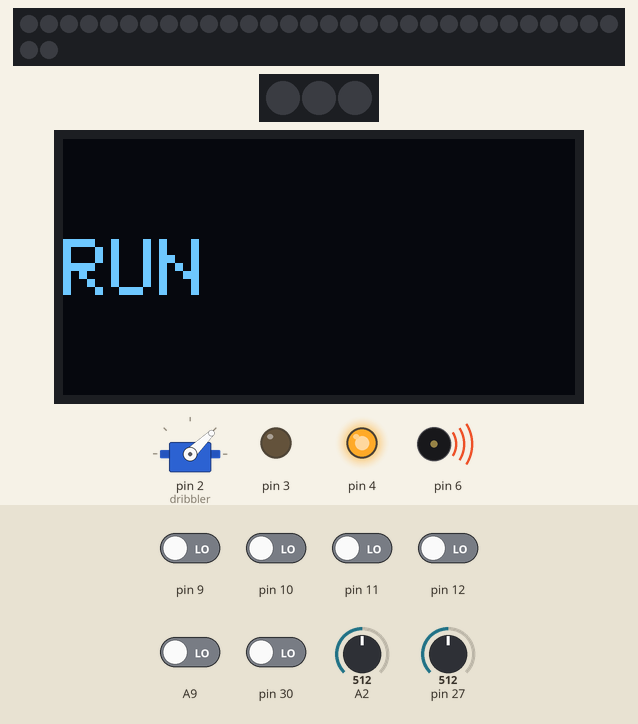
Recording of a program running on a simulated Teensy 4. Shown: 32 RGB LEDs in strip order, left to right, continuing on the next row, 3 RGB LEDs in strip order, left to right, 128×64 one-colour display, servo, output pins drawn as LEDs (lit = HIGH), buzzer (waves = sounding). Wiring (inferred from the names in the program): L3G4200D gyroscope at I2C address 0x6A. Inputs (shaded band) come from the test bench; at power-on: A9, pin 9–12, pin 30 LOW, A2 = 512, pin 27 = 512. What the program prints to the serial monitor is not drawn.

Above: at 3.0 s.
3.1 s: pin 10 driven HIGH
At 3.5 s:
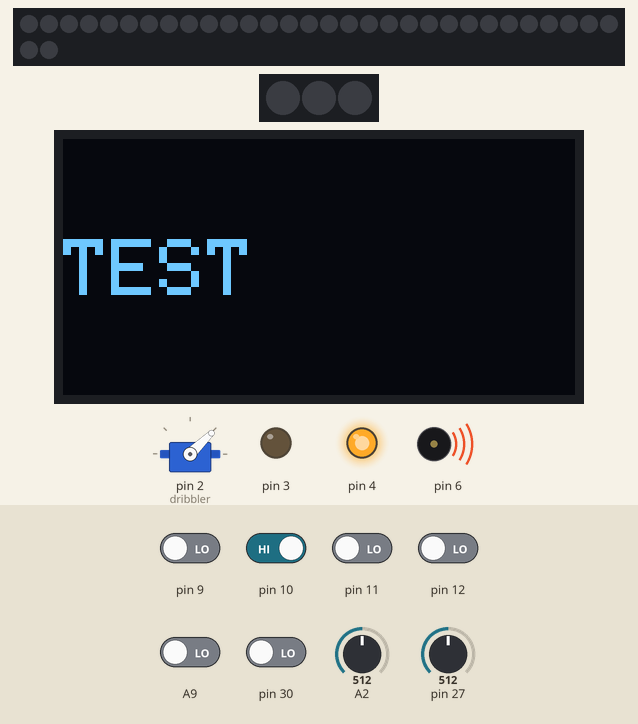
4.6 s: pin 11 driven HIGH
At 5.8 s:
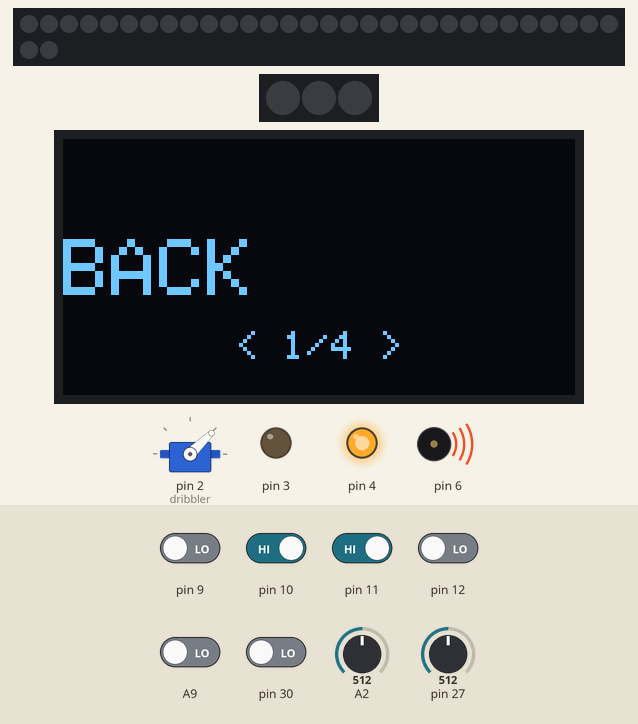
6.1 s: pin 12 driven HIGH
At 7.1 s:
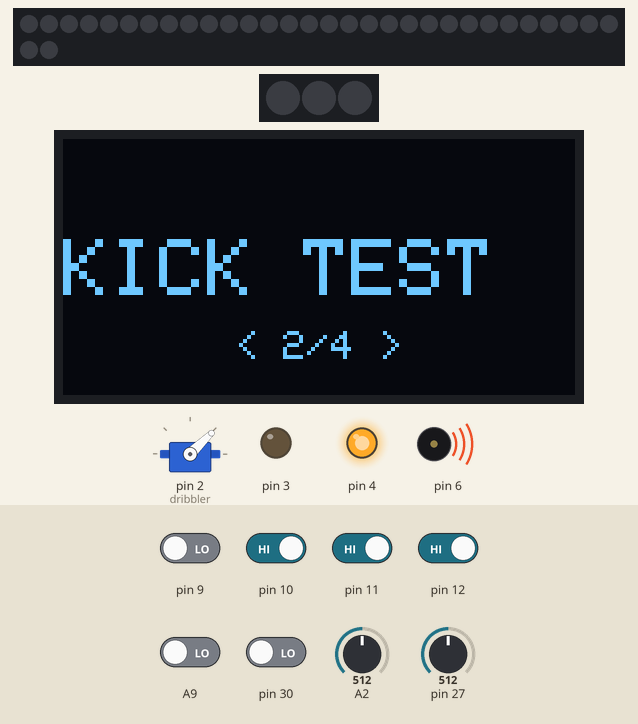
7.6 s: A2 set to 501
At 8.9 s:
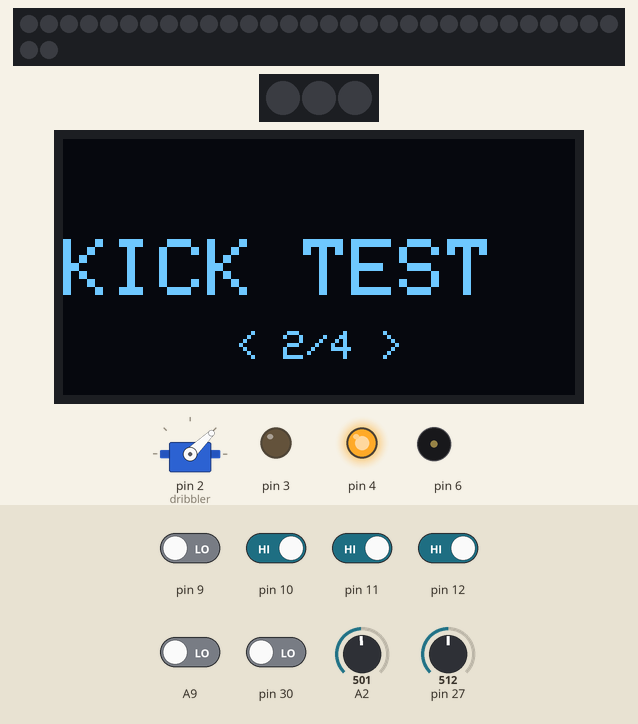
9.2 s: A2 set to 716
At 10.2 s:
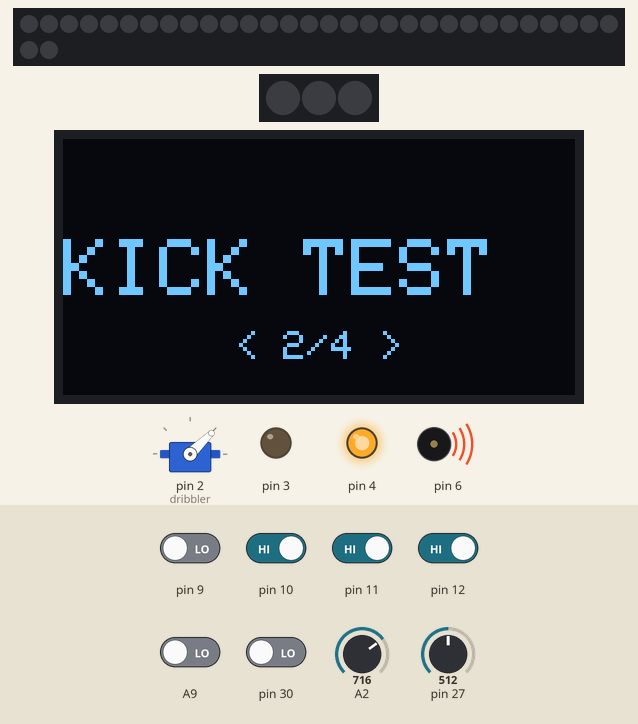
10.7 s: A2 set to 511
At 11.4 s:
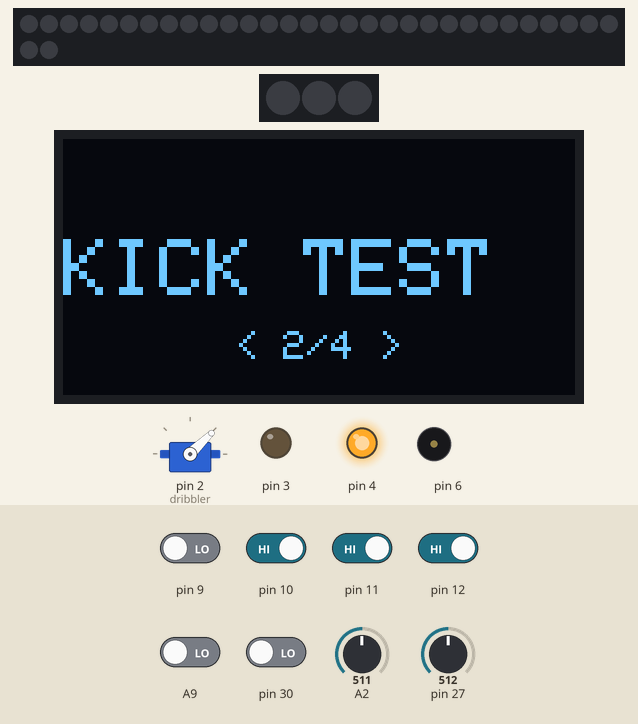
Timing chart, 0 to 13.3 s (numbered marks = the images above; inputs shaded):
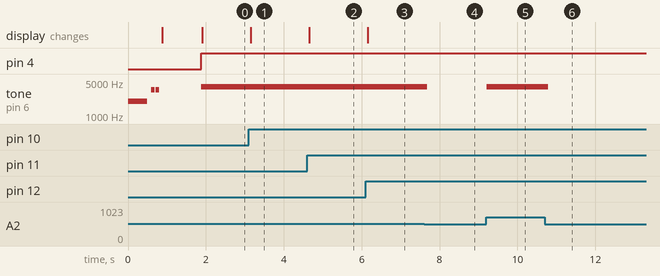

The program:

main.cpp
```cpp
#include <Arduino.h>
#include <Adafruit_NeoPixel.h>
#include <Wire.h>
#include <Servo.h>

#include "sensors_variables.hpp"
#include "serial_receive.hpp"

#include "line.hpp"
#include "line_test.hpp"
#include "attacker.hpp"
#include "defender.hpp"
#include "neopixel.hpp"

#include "l3gd20h.hpp"
#include "vector.hpp"
#include "button.hpp"
#include "toggle.hpp"
#include "kicker.hpp"
#include "motor.hpp"

#include "ui.hpp"

L3GD20H l3gd20h(27);

Button btEnter;
Button btLeft;
Button btRight;
Button btGyroReset;

Toggle tgRun;

Kicker kicker;

Servo dribbler;

bool is_able_to_run;
int type_of_run;

extern bool is_dribbler_roll;

void setup() {
    Serial.begin(9600);

    tone(6, 2000, 500);
    delay(600);
    tone(6, 3500, 90);
    delay(110);
    tone(6, 3500, 90);
    delay(110);

    serials_init();
    motor_init();
    neopixel_init();
    ui_init();

    l3gd20h.init();
    l3gd20h.calibration_yaw();

    btEnter.init(11, Button::PULLDOWN);
    btLeft.init(10, Button::PULLDOWN);
    btRight.init(12, Button::PULLDOWN);
    btGyroReset.init(23, Button::PULLDOWN);

    tgRun.init(9, Toggle::PULLDOWN);

    kicker.init(3, 4);

    dribbler.attach(2);
    dribbler.writeMicroseconds(2000);
    delay(500);
    dribbler.writeMicroseconds(1000);
    delay(500);
}

float iaa = 0;

void loop() {
    btEnter.loop();
    btLeft.loop();
    btRight.loop();
    btGyroReset.loop();

    kicker.loop();

    serials_read();

    line_loop();

    //ソースコードの記述にあたってフォントの変更を行うのは非常に気持ちのいいことである。
    //neopixel_indicator_loop();
    //neopixel_engel_loop();

    if(tgRun.is_turned() && is_able_to_run)
    {
        if(type_of_run == 0)        //gyro
        {
            attacker_gyro_loop();
        }
        else if(type_of_run == 1)   //yellow
        {
            attacker_cam_loop(0);
        }
        else if(type_of_run == 2)   //blue
        {
            attacker_cam_loop(1);
        }
        else if(type_of_run == 3)
        {
            line_test_loop();
        }
    }
    else
    {
        motor_direct_drive(0, 0, 0);

        if(!is_dribbler_roll)
        {
            dribbler.writeMicroseconds(1000);
        }
    }

    ui_loop();
}
```

Measured:
- the behaviour switches between 512 and 511 on A2 (found by bisection; images 3 and 4)
- after the input at 3.1 s, the display: changes after 0.06 s (image 1)
- after the input at 4.6 s, the display: changes after 0.06 s (image 2)
- after the input at 6.1 s, the display: changes after 0.06 s (image 3)
- after the input at 7.6 s, tone on pin 6: 4000 Hz → silent after 0.09 s
- after the input at 9.2 s, tone on pin 6: silent → 4000 Hz at once
- after the input at 10.7 s, tone on pin 6: 4000 Hz → silent after 0.09 s
- by itself, tone on pin 6: plays 2000 Hz for 0.50 s, 3500 Hz for 0.09 s, 3500 Hz for 0.09 s, 4000 Hz for 1.2 s
